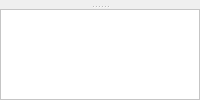
         <widget class="QSplitter" name="splitterSearchDetails">
          <property name="sizePolicy">
           <sizepolicy hsizetype="Expanding" vsizetype="Expanding">
            <horstretch>1</horstretch>
            <verstretch>0</verstretch>
           </sizepolicy>
          </property>
          <property name="orientation">
           <enum>Qt::Vertical</enum>
          </property>
          <widget class="QFrame" name="frameSearches">
           <property name="styleSheet">
            <string notr="true">QTabWidget::pane { /* The tab widget frame */
     border-top: 2px solid #C2C7CB;
 }

QTabWidget::pane { /* The tab widget frame */
     border-top: 2px solid transparent;
 }

 QTabWidget::tab-bar {
     left: 5px;  /* move to the right by 5px */
 }

 /* Style the tab using the tab sub-control. Note that
     it reads QTabBar _not_ QTabWidget */
 QTabBar::tab {
     background:transparent;
     border: 1px solid transparent;
     padding: 4px;
 }

 QTabBar::tab:selected, QTabBar::tab:hover {
     border: 1px solid rgb(78, 96, 255);
     background-color: qlineargradient(x1: 0, y1: 0, x2: 0, y2: 1, stop: 0 #dadbde, stop: 1 #f6f7fa);
 }</string>
           </property>
           <layout class="QGridLayout" name="gridLayout_61">
            <property name="margin">
             <number>0</number>
            </property>
            <property name="spacing">
             <number>0</number>
            </property>
            <item row="0" column="0">
             <widget class="QTabWidget" name="tabWidgetSearch">
              <property name="currentIndex">
               <number>-1</number>
              </property>
             </widget>
            </item>
           </layout>
          </widget>
          <widget class="QFrame" name="frameSearchDetails">
           <property name="frameShape">
            <enum>QFrame::NoFrame</enum>
           </property>
           <property name="frameShadow">
            <enum>QFrame::Raised</enum>
           </property>
           <layout class="QGridLayout" name="gridLayout_3">
            <property name="margin">
             <number>0</number>
            </property>
            <property name="spacing">
             <number>0</number>
            </property>
            <item row="0" column="0">
             <widget class="QScrollArea" name="scrollAreaSearchDetails">
              <property name="sizePolicy">
               <sizepolicy hsizetype="Preferred" vsizetype="Preferred">
                <horstretch>0</horstretch>
                <verstretch>0</verstretch>
               </sizepolicy>
              </property>
              <property name="styleSheet">
               <string notr="true">QFrame {
	background-color: rgb(255, 255, 255);
}</string>
              </property>
              <property name="widgetResizable">
               <bool>true</bool>
              </property>
              <widget class="QFrame" name="frameSearchDetailsContents">
               <property name="geometry">
                <rect>
                 <x>0</x>
                 <y>0</y>
                 <width>595</width>
                 <height>313</height>
                </rect>
               </property>
              </widget>
             </widget>
            </item>
           </layout>
          </widget>
         </widget>
